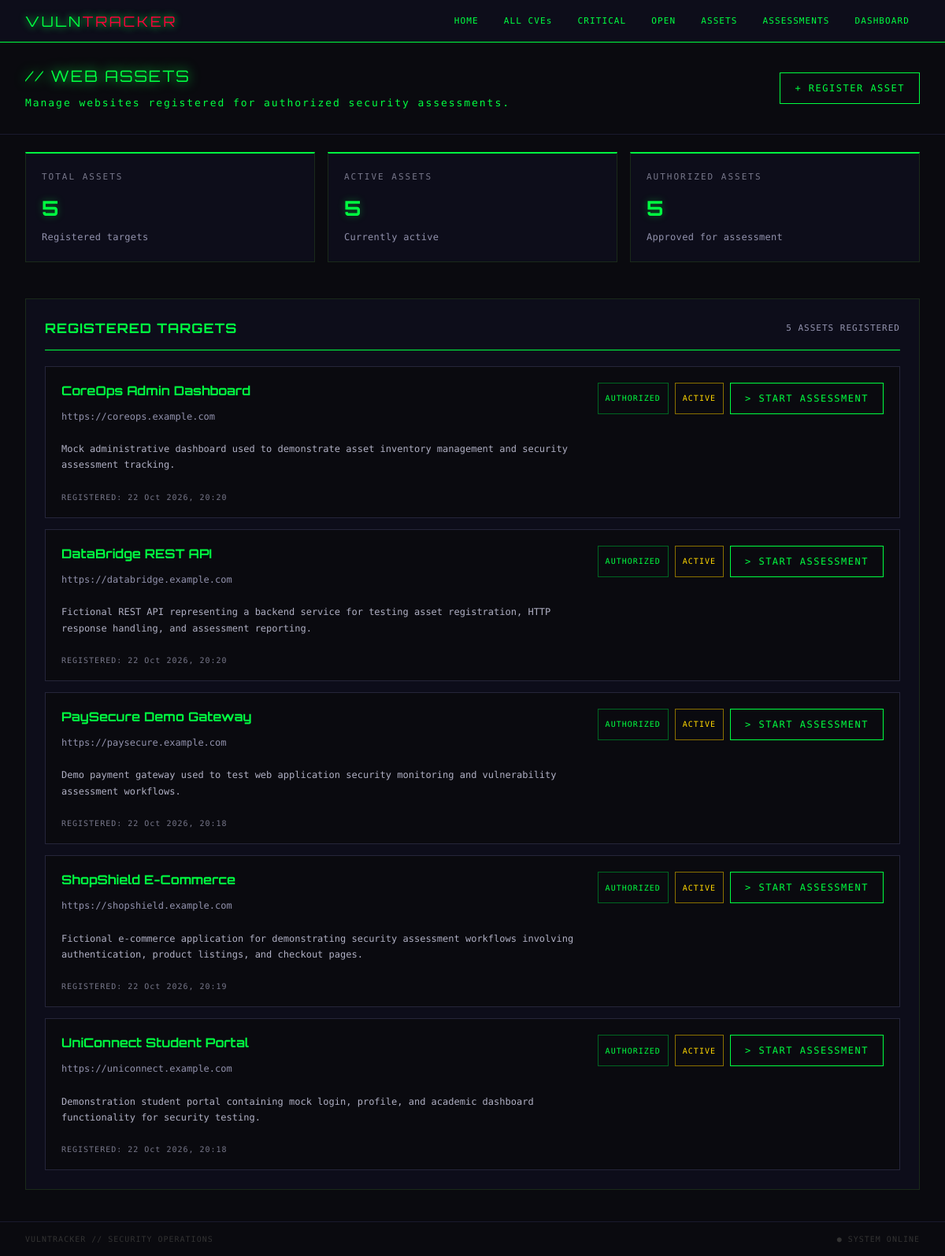
The app's page /assets/ with its own data.
### vulnerabilities/models.py (models this page shows, shortened)
class WebAsset(models.Model):
    name = models.CharField(max_length=100)
    url = models.URLField(
        max_length=500,
        validators=[URLValidator(schemes=['http', 'https'])]
    )
    description = models.TextField(blank=True)
    is_authorized = models.BooleanField(
        default=False,
        help_text='Enable only after confirming permission to assess this asset.'
    )
    is_active = models.BooleanField(default=True)
    created_at = models.DateTimeField(auto_now_add=True)
    updated_at = models.DateTimeField(auto_now=True)
    class Meta:
        ordering = ['name']
        verbose_name = 'Web Asset'
        verbose_name_plural = 'Web Assets'

### vulnerabilities/views.py (the view)
# urls.py: path('assets/', views.asset_list, name='asset-list'),
def asset_list(request):
    assets = WebAsset.objects.all()
    return render(request, 'vulnerabilities/asset_list.html', {
        'assets': assets,
        'total_assets': assets.count(),
        'active_assets': assets.filter(is_active=True).count(),
        'authorized_assets': assets.filter(
            is_authorized=True,
            is_active=True
        ).count(),
    })

### vulnerabilities/templates/vulnerabilities/asset_list.html (shortened to what this page needs)
{% extends 'vulnerabilities/base.html' %}
{% block content %}
<section class="page-header asset-page-header">
    <div class="asset-header-content">
        <h1>// WEB ASSETS</h1>
        <p>Manage websites registered for authorized security assessments.</p>
    </div>
    <a href="{% url 'asset-create' %}" class="btn">
        + REGISTER ASSET
    </a>
</section>
<section class="stats-grid asset-stats-grid">
    <div class="stat-card">
        <span class="stat-label">TOTAL ASSETS</span>
        <h2>{{ total_assets }}</h2>
        <span class="stat-description">Registered targets</span>
    </div>
    <div class="stat-card">
        <span class="stat-label">ACTIVE ASSETS</span>
        <h2>{{ active_assets }}</h2>
        <span class="stat-description">Currently active</span>
    </div>
    <div class="stat-card">
        <span class="stat-label">AUTHORIZED ASSETS</span>
        <h2>{{ authorized_assets }}</h2>
        <span class="stat-description">Approved for assessment</span>
    </div>
</section>
<section class="panel asset-panel">
    <div class="section-heading">
        <h2>REGISTERED TARGETS</h2>
        <span>{{ total_assets }} ASSETS REGISTERED</span>
    </div>
    {% if assets %}
        <div class="asset-list">
            {% for asset in assets %}
                <article class="asset-card">
                    <div class="asset-info">
                        <h3>{{ asset.name }}</h3>
                        <p class="asset-url">{{ asset.url }}</p>
                        {% if asset.description %}
                            <p class="asset-description">
                                {{ asset.description }}
                            </p>
                        {% endif %}
                        <small class="asset-date">
                            REGISTERED:
                            {{ asset.created_at|date:"d M Y, H:i" }}
                        </small>
                    </div>
                    <div class="asset-status">
                        {% if asset.is_authorized %}
                            <span class="status-badge patched">
                                AUTHORIZED
                            </span>
                        {% else %}
                            <span class="status-badge open">
                                NOT AUTHORIZED
                            </span>
                        {% endif %}
                        {% if asset.is_active %}
                            <span class="status-badge in_progress">
                                ACTIVE
                            </span>
                        {% else %}
                            <span class="status-badge open">
                                INACTIVE
                            </span>
                        {% endif %}
                        {% if asset.is_active and asset.is_authorized %}
                            <form
                                method="post"
                                action="{% url 'start-assessment' asset.id %}"
                                class="asset-assessment-form"
                            >
                                <button type="submit" class="btn">
                                    &gt; START ASSESSMENT
                                </button>
                            </form>
                        {% else %}
                            <span class="stat-description">
                                Assessment unavailable
                            </span>
                        {% endif %}
                    </div>
                </article>
            {% endfor %}
        </div>
    {% endif %}
</section>
{% endblock %}

### records on screen
WebAsset: name "CoreOps Admin Dashboard", url "https://coreops.example.com", description "Mock administrative dashboard used to demonstrate asset inventory management and security assessment tracking.", created_at "22 Oct 2026, 20:20", is_authorized "AUTHORIZED", is_active "ACTIVE"
WebAsset: name "DataBridge REST API", url "https://databridge.example.com", description "Fictional REST API representing a backend service for testing asset registration, HTTP response handling, and assessment reporting.", created_at "22 Oct 2026, 20:20", is_authorized "AUTHORIZED", is_active "ACTIVE"
WebAsset: name "PaySecure Demo Gateway", url "https://paysecure.example.com", description "Demo payment gateway used to test web application security monitoring and vulnerability assessment workflows.", created_at "22 Oct 2026, 20:18", is_authorized "AUTHORIZED", is_active "ACTIVE"
WebAsset: name "ShopShield E-Commerce", url "https://shopshield.example.com", description "Fictional e-commerce application for demonstrating security assessment workflows involving authentication, product listings, and checkout pages.", created_at "22 Oct 2026, 20:19", is_authorized "AUTHORIZED", is_active "ACTIVE"
WebAsset: name "UniConnect Student Portal", url "https://uniconnect.example.com", description "Demonstration student portal containing mock login, profile, and academic dashboard functionality for security testing.", created_at "22 Oct 2026, 20:18", is_authorized "AUTHORIZED", is_active "ACTIVE"

### other values on screen
{{ total_assets }} "5"
{{ active_assets }} "5"
{{ authorized_assets }} "5"
